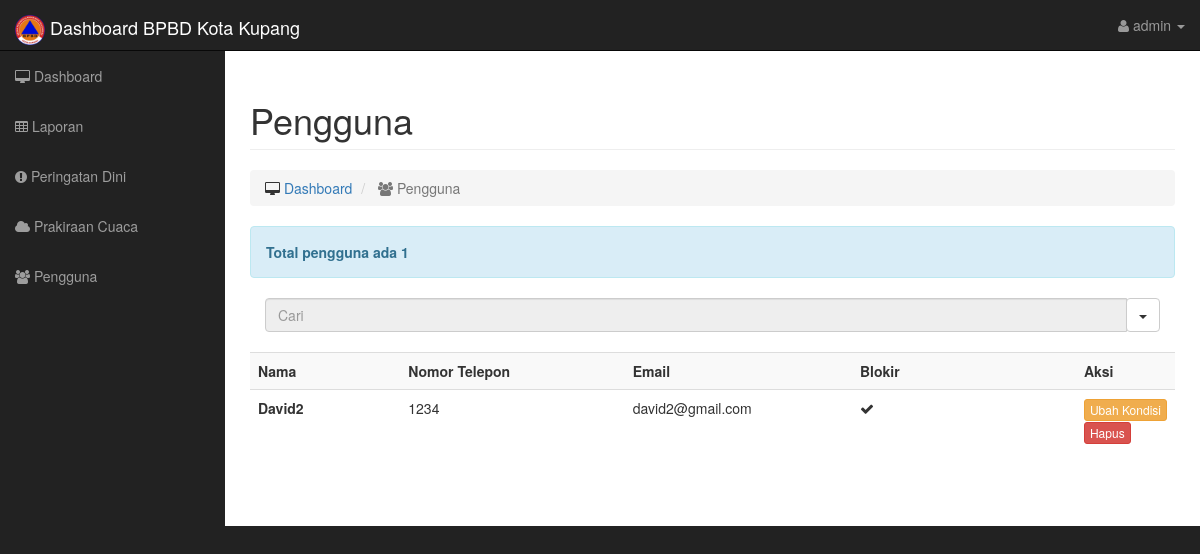
Page /login/index.php?page=pengguna (signed in) on the committed database.
### tables this page shows
CREATE TABLE `pengguna` (
  `pengguna_id` int(11) NOT NULL,
  `nama` varchar(100) NOT NULL,
  `nomor_telepon` varchar(15) NOT NULL,
  `email` varchar(50) DEFAULT NULL,
  `blok` varchar(2) DEFAULT '0'
);

### login/session.php (called while the page is built, shortened)
<?php
	require_once("../dashboard/config/koneksi.php");
	if(!empty($_SESSION['login_user'])){
	$user_check= $_SESSION['login_user'];
	$ses_sql=mysqli_query($konek, "SELECT username FROM admin WHERE username='$user_check'");
	$row = mysqli_fetch_assoc($ses_sql);
	$login_session =$row['username'];
	}else{
	    header('Location: form_login.php');
	}
?>

### login/pengguna.php (the view, shortened to what this page needs)
<?php
include "../dashboard/config/koneksi.php";
    $sql = "SELECT count(pengguna_id) FROM pengguna";
    $query = mysqli_query($konek, $sql) or exit("Error query : <b>".$sql."</b>.");
    $row = mysqli_fetch_row($query);
    $rows = $row[0];
    $page_rows = 5;
    $pagenum = 1;
    $limit = 'LIMIT ' .($pagenum - 1) * $page_rows. ',' .$page_rows;
        if (isset($_GET['action'])){
            $nama = $_POST['nama'];
            $sql = "SELECT count(pengguna_id) FROM pengguna WHERE nama LIKE '%$nama%'";
            $query = mysqli_query($konek, $sql) or exit("Error query : <b>".$sql."</b>.");
            $row = mysqli_fetch_row($query);
            $rows = $row[0];
            $sql = "SELECT * FROM pengguna WHERE nama LIKE '%$nama%'";
            $query = mysqli_query($konek, $sql) or exit("Error query : <b>".$sql."</b>.");
            $textline1 = "Total pengguna $nama ada $rows";
            $paginationCtrls = '';
         }else{
    $sql = "SELECT * FROM pengguna ORDER BY pengguna_id DESC $limit";
    $query = mysqli_query($konek, $sql) or exit("Error query : <b>".$sql."</b>.");
    $textline1 = "Total pengguna ada $rows";
}
?>
<div class="row">
    <div class="col-lg-12">
        <h1 class="page-header">
            Pengguna
        </h1>
        <ol class="breadcrumb">
		    <li>
                <i class="fa fa-desktop"></i>  <a href="index.php">Dashboard</a>
            </li>
            <li class="active">
                <i class="fa fa-users"></i> Pengguna
            </li>
		</ol>
    </div>
</div>
<div>
	<div class="alert alert-info">
        <strong><?php echo $textline1;?></strong>
    </div>
    <div class="col-lg-12">
            <div class="input-group" id="adv-search">
                <input type="text" class="form-control" placeholder="Cari" disabled/>
                <div class="input-group-btn">
                    <div class="btn-group" role="group">
                        <div class="dropdown dropdown-lg">
                            <button type="button" class="btn btn-default dropdown-toggle" data-toggle="dropdown" aria-expanded="false"><span class="caret"></span></button>
                        </div>
                    </div>
                </div>
            </div>
    </div>
	<table class="table table-striped">
		<tr>
			<th>Nama</th>
			<th>Nomor Telepon</th>
			<th>Email</th>
            <th>Blokir</th>
            <th>Aksi</th>
		</tr>
		<?php
		while($row = mysqli_fetch_assoc($query))
				{
			?>
		<tr>
			<td class="col-lg-2"><strong><?php echo $row['nama']; ?></strong></td>
			<td class="col-lg-3"><?php echo $row['nomor_telepon']; ?></td>
			<td class="col-lg-3"><?php echo $row['email']; ?></td>
            <td class="col-lg-3">
                <?php
                if ($row['blok'] == 1){
                    echo "<i class='fa fa-check'/>";
                }else{
                    echo "<i class='fa fa-close'/>";
                }?>
            </td>
            <td class="col-lg-2">
                <a href="index.php?page=pengguna&pengguna_id=<?php echo $row['pengguna_id']; ?>&value=<?php echo $row['blok']; ?>" class="btn btn-warning btn-xs">
                Ubah Kondisi
                </a>
                <a href="index.php?page=hapus_pengguna&pengguna_id=<?php echo $row['pengguna_id']; ?>"
                onClick="return cekHapus();" class="btn btn-danger btn-xs">
                Hapus
                </a>
            </td>
		</tr>
        <?php
        }
        ?>
	</table>
</div>

### login/index.php (shortened to what this page needs)
<?php
     include('session.php');
?>
<!DOCTYPE html>
<html lang="en">
<head>
    <link rel="stylesheet" href="../css/bootstrap.min.css">
    <link href="../css/sb-admin.css" rel="stylesheet">
    <link href="../font-awesome/css/font-awesome.min.css" rel="stylesheet" type="text/css">
    <link rel="stylesheet" type="text/css" href="../assets/plugin/datepicker/dist/css/bootstrap-datepicker.min.css">
</head>
<body>
    <div id="wrapper">
        <nav class="navbar navbar-inverse navbar-fixed-top" role="navigation">
            <div class="navbar-header">
                <a class="navbar-brand navbar-brand-logo" href="index.php">
                <div class="logo">
                    <img src="../image/bpbd.png" width=30px height=30px>  Dashboard BPBD Kota Kupang
                </div>
              </a>
            </div>
            <ul class="nav navbar-right top-nav">
                <li class="dropdown">
                    <a href="#" class="dropdown-toggle" data-toggle="dropdown"><i class="fa fa-user"></i>
                        <?php
                        include "../dashboard/config/koneksi.php";
                            $sql = mysqli_query($konek, "SELECT * FROM admin WHERE username= '$login_session'");
                            $data=mysqli_fetch_assoc($sql);
                            echo $data['username']; ?> <b class="caret"></b></a>
                </li>
            </ul>
            <div class="collapse navbar-collapse navbar-ex1-collapse">
                <ul class="nav navbar-nav side-nav">
                    <li>
                        <a href="index.php"><i class="fa fa-desktop"></i> Dashboard</a>
                    </li>
                    <li>
                        <a href="index.php?page=laporan"><i class="fa fa-table"></i> Laporan</a>
                    </li>
                    <li>
                        <a href="index.php?page=peringatan_dini"><i class="fa fa-exclamation-circle"></i> Peringatan Dini</a>
                    </li>
                    <li>
                        <a href="index.php?page=prakiraan_cuaca"><i class="fa fa-cloud"></i> Prakiraan Cuaca</a>
                    </li>
                    <li>
                        <a href="index.php?page=pengguna"><i class="fa fa-users"></i> Pengguna</a>
                    </li>
                </ul>
            </div>
        </nav>
        <div id="page-wrapper">
            <div class="container-fluid">
                <div class="row">
                    <div class="col-lg-12">
                        <?php
                            if(isset($_GET['page'])) {
                                if($_GET['page'] == "") {
                                    include("home.php");
                                } else {
                                    include($_GET['page'].".php");
                                }
                            } else {
                                include("home.php");
                            }
                        ?>
                    </div>
                </div>
            </div>
        </div>
    </div>
</body>
</html>

### css/sb-admin.css (style rules this page uses)
body { margin-top: 100px; background-color: #222; }
@media (min-width:768px) { body { margin-top: 50px; } }
#wrapper { padding-left: 0; }
#page-wrapper { width: 100%; padding: 0; background-color: #fff; }
@media (min-width:768px) { #wrapper { padding-left: 225px; } }
@media (min-width:768px) { #page-wrapper { padding: 10px; } }
.top-nav { padding: 0 15px; }
.top-nav>li { display: inline-block; float: left; }
.top-nav>li>a { padding-top: 15px; padding-bottom: 15px; line-height: 20px; color: #999; }
@media (min-width:768px) { .side-nav { position: fixed; top: 51px; left: 225px; width: 225px; margin-left: -225px; border: none; border-radius: 0; overflow-y: auto; background-color: #222; bottom: 0; overflow-x: hidden; padding-bottom: 40px; } }
@media (min-width:768px) { .side-nav>li>a { width: 225px; } }

### rows in the picture
pengguna: nama "David2", nomor_telepon "1234", email "david2@gmail.com", blok "1" (drawn), $row['pengguna_id'] 1 (drawn)

### other values in the picture
$data['username'] "admin"
$textline1 "Total pengguna ada 1"
